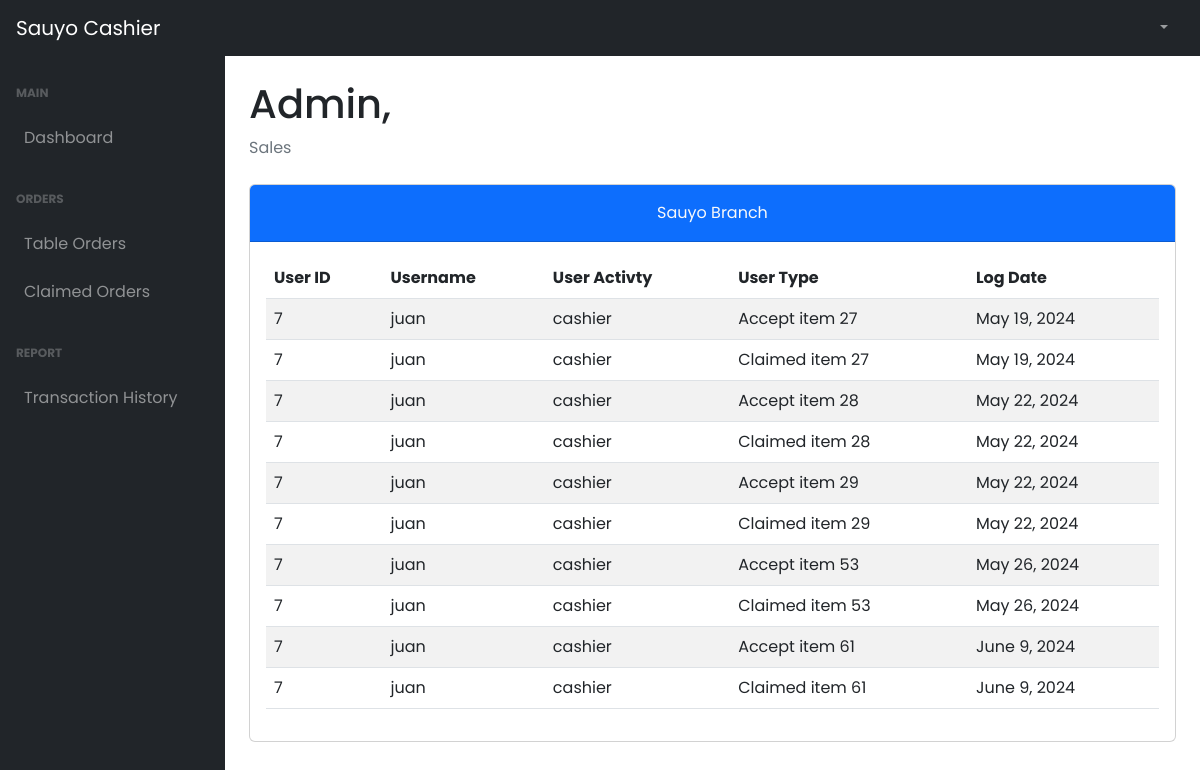
Page /cashier2/transHistory.php (signed in) on the earlier database version.
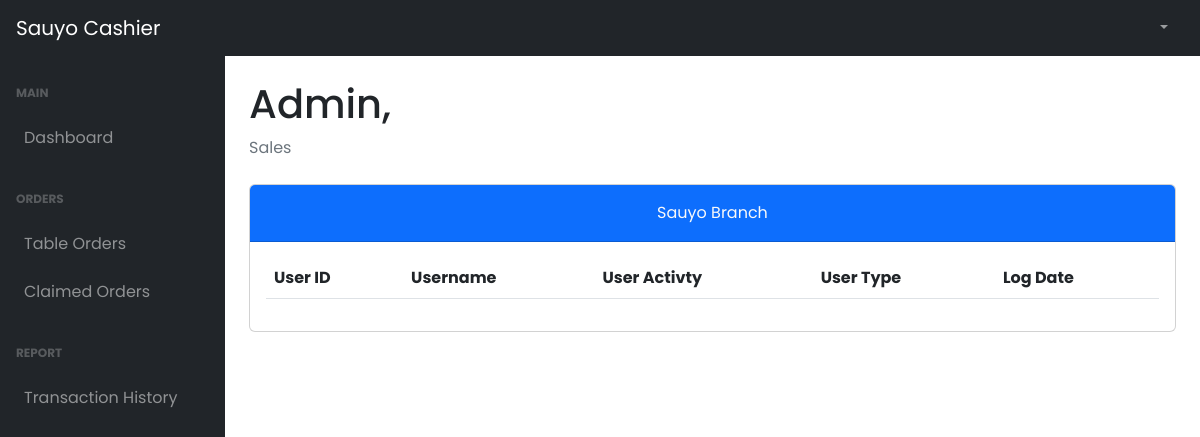
Same page on the later database version.
### tables this page shows
CREATE TABLE `tbl_transactions` (
  `user_id` int(11) NOT NULL,
  `user_name` varchar(50) NOT NULL,
  `user_type` varchar(50) NOT NULL,
  `user_activity` varchar(100) NOT NULL,
  `activity_date` date NOT NULL,
  `branch_id` int(11) NOT NULL
);

CREATE TABLE `tbl_role` (
  `role_id` int(11) NOT NULL,
  `role_name` varchar(50) NOT NULL
);

### cashier2/transHistory.php (the view, shortened to what this page needs)
<!DOCTYPE html>
<html lang="en">
  <head>
    <link href="../plugins/dataTables.bootstrap5.min.css" rel="stylesheet" />
    <link href="../plugins/responsive.bootstrap5.min.css" rel="stylesheet" />
    <link href="../styles/bootstrap5-min.css" rel="stylesheet" />
    <link href="../styles/card-general.css" rel="stylesheet" />
  </head>
  <body class="sb-nav-fixed">
    <?php require_once("./navbar.php"); ?>
    <div id="layoutSidenav">
      <?php require_once("./sidebar.php"); ?>
      <div id="layoutSidenav_content">
        <main>
          <div class="container-fluid px-4">
            <h1 class="mt-4" id="full_name">Admin,</h1>
            <ol class="breadcrumb mb-4">
              <li class="breadcrumb-item active">Sales</li>
            </ol>
              <div class="card mb-5">
                    <div class="card-header bg-primary pt-3">
                        <div class="text-center">
                            <p class="card-title text-light">Sauyo Branch
                        </div>
                    </div>
                    <div class="card-body">
                      <table id="userAuditLogs" class="table table-striped nowrap" style="width:100%">
                        <thead>
                          <tr>
                            <th>User ID</th>
                            <th>Username</th>
                            <th>User Activty</th>
                            <th>User Type</th>
                            <th>Log Date</th>
                          </tr>
                        </thead>
                        <tbody>
                          <?php
                            $query = "SELECT ts.*, tr.role_name FROM tbl_transactions ts
                            INNER JOIN tbl_role tr ON tr.role_id = ts.user_type
                            WHERE branch_id = 2";
                            $stmt = $conn->prepare($query);
                            $stmt->execute();
                            $result = $stmt->get_result();
                              while ($data = $result->fetch_assoc()) {
                                $dateObject = new DateTime($data["activity_date"]);
                          ?>
                          <tr>
                            <td><?php echo $data['user_id'];?></td>
                            <td><?php echo $data['user_name'];?></td>
                            <td><?php echo $data['role_name'];?></td>
                            <td><?php echo $data['user_activity'];?></td>
                            <td><?php echo $dateObject->format('F j, Y'); ?></td>
                          </tr>
                          <?php
                            }
                          ?>
                        </tbody>
                      </table>
                    </div>
                  </div>
            </div>
      </main>
    </div>
  </div>
    <link rel="stylesheet" href="../styles/dataTables.min.css">
  </body>
</html>

Differences in the rows shown:
removed tbl_transactions: user "7", user_name "juan", tbl_role.role_name "cashier", user_activity "Accept item 27", activity_date "May 19, 2024"
removed tbl_transactions: user "7", user_name "juan", tbl_role.role_name "cashier", user_activity "Claimed item 27", activity_date "May 19, 2024"
removed tbl_transactions: user "7", user_name "juan", tbl_role.role_name "cashier", user_activity "Accept item 28", activity_date "May 22, 2024"
removed tbl_transactions: user "7", user_name "juan", tbl_role.role_name "cashier", user_activity "Claimed item 28", activity_date "May 22, 2024"
removed tbl_transactions: user "7", user_name "juan", tbl_role.role_name "cashier", user_activity "Accept item 29", activity_date "May 22, 2024"
removed tbl_transactions: user "7", user_name "juan", tbl_role.role_name "cashier", user_activity "Claimed item 29", activity_date "May 22, 2024"
removed tbl_transactions: user "7", user_name "juan", tbl_role.role_name "cashier", user_activity "Accept item 53", activity_date "May 26, 2024"
removed tbl_transactions: user "7", user_name "juan", tbl_role.role_name "cashier", user_activity "Claimed item 53", activity_date "May 26, 2024"
removed tbl_transactions: user "7", user_name "juan", tbl_role.role_name "cashier", user_activity "Accept item 61", activity_date "June 9, 2024"
removed tbl_transactions: user "7", user_name "juan", tbl_role.role_name "cashier", user_activity "Claimed item 61", activity_date "June 9, 2024"
